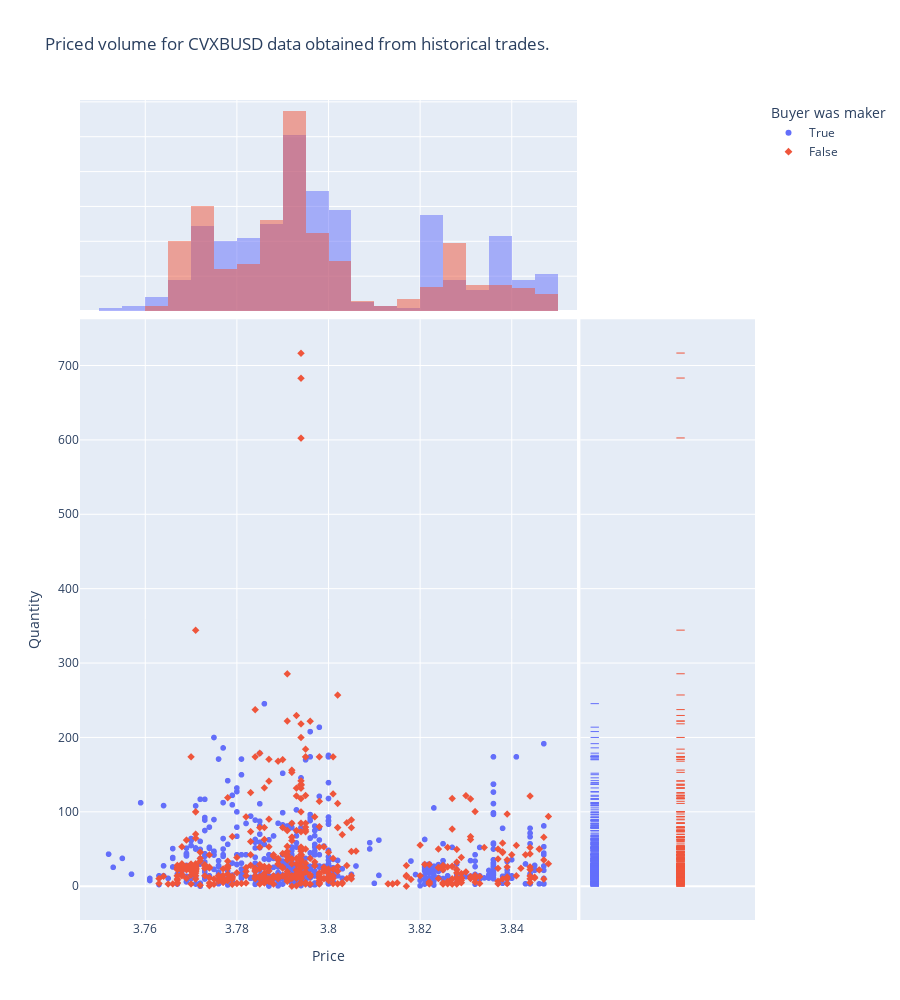

The notebook cell this image was saved under:
### Code cell
sym2.plot_trades_scatter()

### Figure 1 — Plotly figure (JSON) as saved in the notebook; plotly's stock layout.template omitted (floating-point values rounded to 4 significant figures; data arrays with more than 128 entries replaced by an {"elided": "..."} marker saying what was removed)
{"data": [{"hovertemplate": "Buyer was maker=True<br>Price=%{x}<br>Quantity=%{y}<extra></extra>", "legendgroup": "True", "marker": {"color": "#636efa", "symbol": "circle"}, "mode": "markers", "name": "True", "showlegend": true, "type": "scattergl", "x": {"elided": "617 float values"}, "xaxis": "x", "y": {"elided": "617 float values"}, "yaxis": "y"}, {"alignmentgroup": "True", "bingroup": "x", "hovertemplate": "Buyer was maker=True<br>Price=%{x}<br>count=%{y}<extra></extra>", "legendgroup": "True", "marker": {"color": "#636efa"}, "name": "True", "offsetgroup": "True", "opacity": 0.5, "showlegend": false, "type": "histogram", "x": {"elided": "617 float values"}, "xaxis": "x3", "yaxis": "y3"}, {"alignmentgroup": "True", "boxpoints": "all", "fillcolor": "rgba(255,255,255,0)", "hoveron": "points", "hovertemplate": "Buyer was maker=True<br>Quantity=%{y}<extra></extra>", "jitter": 0, "legendgroup": "True", "line": {"color": "rgba(255,255,255,0)"}, "marker": {"color": "#636efa", "symbol": "line-ew-open"}, "name": "True", "offsetgroup": "True", "showlegend": false, "type": "box", "xaxis": "x2", "y": {"elided": "617 float values"}, "yaxis": "y2"}, {"hovertemplate": "Buyer was maker=False<br>Price=%{x}<br>Quantity=%{y}<extra></extra>", "legendgroup": "False", "marker": {"color": "#EF553B", "symbol": "diamond"}, "mode": "markers", "name": "False", "showlegend": true, "type": "scattergl", "x": {"elided": "517 float values"}, "xaxis": "x", "y": {"elided": "517 float values"}, "yaxis": "y"}, {"alignmentgroup": "True", "bingroup": "x", "hovertemplate": "Buyer was maker=False<br>Price=%{x}<br>count=%{y}<extra></extra>", "legendgroup": "False", "marker": {"color": "#EF553B"}, "name": "False", "offsetgroup": "False", "opacity": 0.5, "showlegend": false, "type": "histogram", "x": {"elided": "517 float values"}, "xaxis": "x3", "yaxis": "y3"}, {"alignmentgroup": "True", "boxpoints": "all", "fillcolor": "rgba(255,255,255,0)", "hoveron": "points", "hovertemplate": "Buyer was maker=False<br>Quantity=%{y}<extra></extra>", "jitter": 0, "legendgroup": "False", "line": {"color": "rgba(255,255,255,0)"}, "marker": {"color": "#EF553B", "symbol": "line-ew-open"}, "name": "False", "offsetgroup": "False", "showlegend": false, "type": "box", "xaxis": "x2", "y": {"elided": "517 float values"}, "yaxis": "y2"}], "layout": {"barmode": "overlay", "height": 1000, "legend": {"title": {"text": "Buyer was maker"}, "tracegroupgap": 0}, "title": {"text": "Priced volume for CVXBUSD data obtained from historical trades."}, "xaxis": {"anchor": "y", "domain": [0, 0.7363], "title": {"text": "Price"}}, "xaxis2": {"anchor": "y2", "domain": [0.7413, 1], "matches": "x2", "showgrid": false, "showline": false, "showticklabels": false, "ticks": ""}, "xaxis3": {"anchor": "y3", "domain": [0, 0.7363], "matches": "x", "showgrid": true, "showticklabels": false}, "xaxis4": {"anchor": "y4", "domain": [0.7413, 1], "matches": "x2", "showgrid": false, "showline": false, "showticklabels": false, "ticks": ""}, "yaxis": {"anchor": "x", "domain": [0, 0.7326], "title": {"text": "Quantity"}}, "yaxis2": {"anchor": "x2", "domain": [0, 0.7326], "matches": "y", "showgrid": true, "showticklabels": false}, "yaxis3": {"anchor": "x3", "domain": [0.7426, 1], "matches": "y3", "showgrid": true, "showline": false, "showticklabels": false, "ticks": ""}, "yaxis4": {"anchor": "x4", "domain": [0.7426, 1], "matches": "y3", "showgrid": true, "showline": false, "showticklabels": false, "ticks": ""}}}
